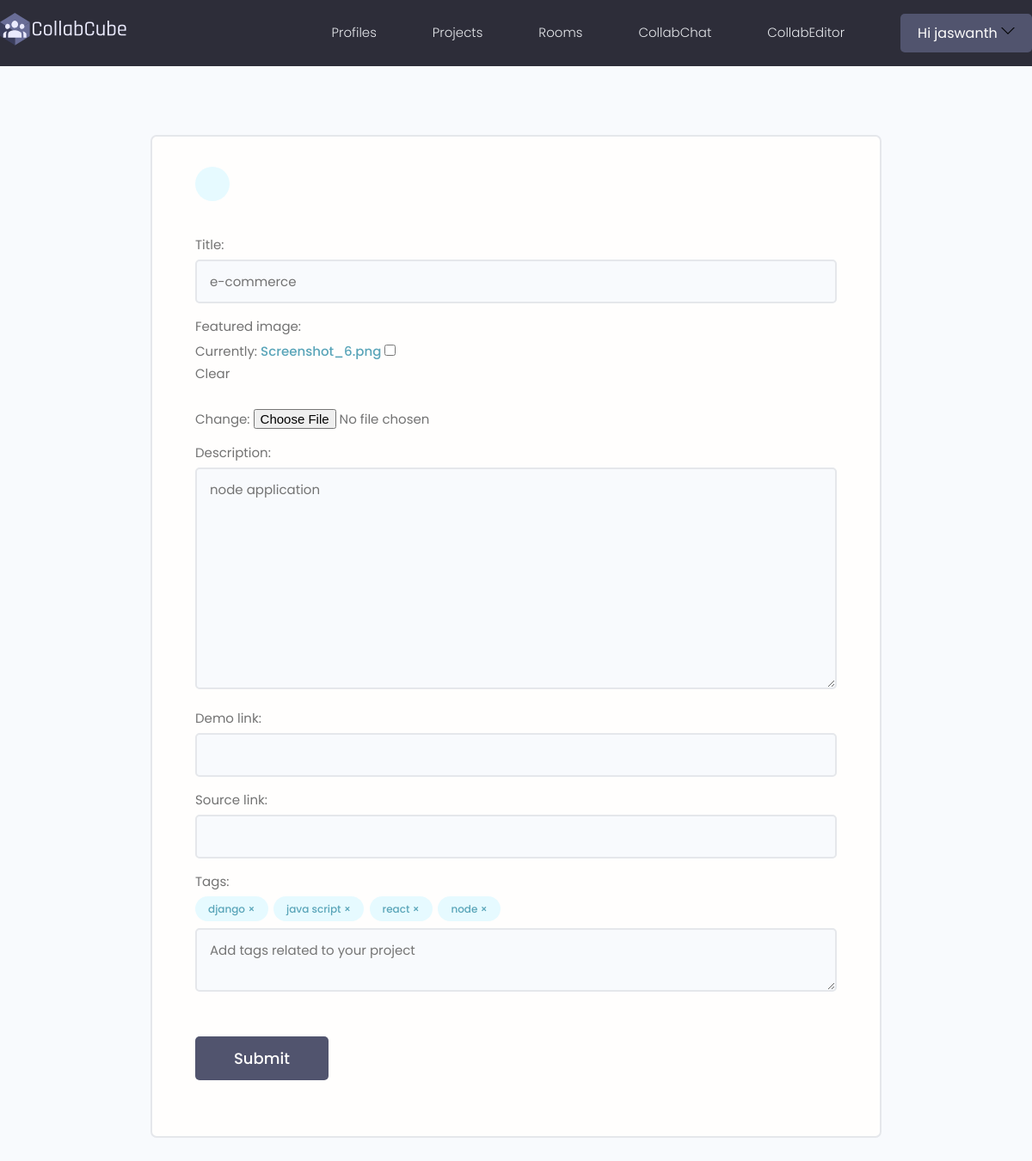
/projects/update-project/5d434fed-8dad-4e03-9180-46a8cab4b5dd/ (signed in), run on the app's committed database.
### projects/models.py (models this page shows, shortened)
class Project(models.Model):
    owner = models.ForeignKey(Profile, null = True, blank= True, on_delete= models.CASCADE)
    title = models.CharField(max_length=200)
    description = models.TextField(null=True, blank= True)
    featured_image = models.ImageField(null=True, blank= True, default="default.jpg")
    demo_link = models.CharField(max_length=2000,null=True, blank= True)
    source_link = models.CharField(max_length=2000,null=True, blank= True)
    tags = models.ManyToManyField('Tag',blank=True)
    vote_total = models.IntegerField(blank=True,null= True, default= 0)
    vote_ratio = models.IntegerField(blank=True,null= True, default= 0)
    created = models.DateTimeField(auto_now_add=True)
    id = models.UUIDField(default=uuid.uuid4, unique=True,editable=False, primary_key=True)
    class Meta:
        ordering = ['-vote_ratio','-vote_total']

class Tag(models.Model):
    name = models.CharField(max_length=200)
    created = models.DateTimeField(auto_now_add=True)
    id = models.UUIDField(default=uuid.uuid4, unique=True,editable=False, primary_key=True)

### projects/views.py (the view, shortened to what this page needs)
# urls.py: path('update-project/<str:pk>/',views.updateProject, name="update-project"),
@login_required(login_url = 'login')
def updateProject(request,pk):
    profile = request.user.profile
    project = profile.project_set.get(id=pk)
    form = ProjectForm(instance=project)
    context = {'form':form,'project':project}
    return render(request,"projects/project-form.html",context)

### projects/forms.py
class ProjectForm(ModelForm):
    class Meta:
        model = Project
        fields = ['title','featured_image','description','demo_link','source_link',]
        widgets = {
            'tags': forms.CheckboxSelectMultiple(),
        }
    def __init__(self, *args,**kwargs):
        super(ProjectForm, self).__init__(*args, **kwargs)
        for name, field in self.fields.items():
            field.widget.attrs.update({'class':'input'})

### projects/templates/projects/project-form.html (shortened to what this page needs)
{% extends 'main.html' %}
{%block content%}
<main class="formPage my-xl">
    <div class="content-box">
        <div class="formWrapper">
            <a class="backButton" href="{% url 'account'%}"></a>
            <br>
            <form class="form" method="POST" enctype="multipart/form-data">
                {% for field in form %}
                <div class="form__field">
                    <label for="formInput#text">{{field.label}}: </label>
                    {{field}}
                </div>
                {%endfor%}
                <div class="form__field">
                    <label for="formInput#text">Tags: </label>
                    {%for tag in project.tags.all %}
                        <div class="project-tag tag tag--pill tag--main">{{tag.name}} &#215;</div>
                    {%endfor%}
                    <textarea class="input" name="newtags" placeholder="Add tags related to your project"></textarea>
                </div>
                <input class="btn btn--sub btn--lg  my-md" type="submit" value="Submit" />
            </form>
        </div>
    </div>
</main>
{%endblock%}

### templates/navbar.html (shortened to what this page needs)
{%load static%}
<header class="header">
    <div class="container container--narrow">
      <a href="{% url 'profiles' %}" class="header__logo">
        <img src="{% static 'images/logo.svg' %}" alt="CollabCube Logo" />
      </a>
      <nav class="header__nav">
        <ul class="header__menu">
          {% if request.user.is_authenticated %}
          <li class="header__menuItem"><a href="{% url 'profiles' %}">Profiles</a></li>
          <li class="header__menuItem"><a href="{% url 'projects' %}">Projects</a></li>
          <li class="header__menuItem"><a href="{% url 'rooms' %}">Rooms</a></li>
          <li class="header__menuItem"><a href="{% url 'lobby' %}">CollabChat</a></li>
          <li class="header__menuItem"><a target="_blank" href="https://collabeditorr.herokuapp.com/" >CollabEditor</a></li>
          <li class="btn btn--sub">
            <div class="header__user1">
              <button class="dropdown-button1 " >Hi {{request.user.username}}
                <svg version="1.1" xmlns="http://www.w3.org/2000/svg" width="16" height="16" viewBox="0 0 32 32" >
                  <path d="M16 21l-13-13h-3l16 16 16-16h-3l-13 13z"></path>
                </svg>
              </button>
            </div>
          </li>
          {% endif%}
        </ul>
      </nav>
    </div>
  </header>

### static/styles/app.css (style rules this page uses)
:root { --color-sub: #2d2d39; }
.btn--sub { background-color: var(--color-sub-light); }
img { width: 100%; }
.content-box { width: 95%; max-width: 85rem; margin: 0 auto; }
.header { position: sticky; z-index: 111; background-color: var(--color-sub); padding: 1.5rem 0; }
.header > .container { display: flex; justify-content: space-between; align-items: center; width: 100%; }
.header__logo > img { height: 3.8rem; }
.header__nav > ul { display: inline-flex; align-items: center; list-style: none; gap: 6.5rem; }
.header__menuItem > a { color: var(--color-light); font-weight: 300; }
.backButton { background: var(--color-main-light); color: var(--color-main); width: 4rem; height: 4rem; display: flex; align-items: center; justify-content: center; border-radius: 50%; }
.formPage .formWrapper { list-style: none; background: var(--color-white); padding: 3.5rem 5rem; border: 2px solid var(--color-light); border-radius: 0.7rem; }
:root { --color-main1: #71c6dd; --color-main-light1: #e1f6fb; --color-dark1: #3f4156; --color-dark-medium1: #51546e; --color-dark-light1: #696d97; --color-light1: #e5e5e5; --color-gray1: #8b8b8b; --color-light-gray1: #b2bdbd; --color-bg1: #2d2d39; --color-success1: #5dd693; --color-error1: #fc4b0b; }
.header__logo1, .header__user1 { display: flex; gap: 2rem; align-items: center; }
.dropdown-button1 { background: transparent; border: 0; outline: 0; cursor: pointer; }

### static/uikit/styles/modules/_variables.css (style rules this page uses)
:root { --color-main: #5aa5b9; --color-main-light: #e6faff; --color-sub: #3f4156; --color-sub-light: #51546e; --color-sub-lighter: #ededfd; --color-text: #737373; --color-gray: #8b8b8b; --color-light: #e5e7eb; --color-light-gray: #767676; --color-bg: #f8fafd; --color-white: #fffefd; --color-white-light: #f3f3f3; --color-success: #359e64; --color-success-bg: #def8e8; --color-error: #fc4b0b; --color-error-bg: #fff2ee; --font-base: 'Poppins', arial, helvetica, 'Segoe UI', roboto, ubuntu, sans-serif; --font-monospace: 'Fira Code', 'Courier New', courier, monospace; --font-regular: 300; --font-medium: 500; --font-bold: 700; --generic-shadow: 1px 1px 5px #00000010; --generic-transition: all 0.3s ease-in-out; }

### static/uikit/styles/modules/_base.css (style rules this page uses)
* { margin: 0; padding: 0; box-sizing: border-box; text-rendering: optimizeLegibility; color: inherit; font-size: inherit; }
html { font-size: 50%; }
@media only screen and (min-width: 480px) { html { font-size: 56.25%; } }
@media only screen and (min-width: 1200px) { html { font-size: 62.5%; } }
body { line-height: 1.6; font-weight: 400; font-size: 1.5rem; color: var(--color-text); background-color: var(--color-bg); min-height: 100vh; }

### static/uikit/styles/modules/_typography.css (style rules this page uses)
* { font-family: var(--font-base); }
a { padding-bottom: 2px; text-decoration: none; display: inline-block; color: var(--color-main); font-weight: var(--font-medium); }

### static/uikit/styles/modules/_utilities.css (style rules this page uses)
.container { width: 92%; max-width: 165rem; margin: 0 auto; box-sizing: border-box; }
.container--narrow { width: 92%; max-width: 120rem; }
@media screen and (min-width: 1000px) { .container { width: 90%; } }
@media screen and (min-width: 1000px) { .container--narrow { width: 85%; } }
@media screen and (min-width: 1200px) { .container { width: 80%; } }
@media screen and (min-width: 1200px) { .container--narrow { width: 72%; } }
.my-md { margin: 3rem auto; }
.my-xl { margin: 8rem auto; }

### static/uikit/styles/modules/_button.css (style rules this page uses)
.btn { display: inline-block; position: relative; cursor: pointer; background-color: var(--color-light); font-weight: var(--font-medium); color: var(--color-sub); text-decoration: none; padding: 1rem 2rem; border-radius: 0.5rem; border: none; width: -webkit-fit-content; width: -moz-fit-content; width: fit-content; height: -webkit-fit-content; height: -moz-fit-content; height: fit-content; font-size: 1.6rem; outline-width: 0; outline-color: transparent; -webkit-backface-visibility: hidden; backface-visibility: hidden; transition: all 0.3s ease-in-out; }
.btn--sub { background-color: var(--color-sub); color: var(--color-white); }
.btn--lg { font-size: 1.8rem; padding: 1.2rem 4.5rem; }

### static/uikit/styles/modules/_form.css (style rules this page uses)
.form { display: block; }
.form__field { margin-top: 1.5rem; margin-bottom: 1.5rem; }
.form__label, .form__field > label { display: block; margin-bottom: 0.5rem; color: var(--color-text); }
input.input[type='text'], input.input[type='email'], input.input[type='password'], input.input[type='number'], select.input, textarea.input { min-width: 24rem; width: 100%; padding: 1.2rem 1.5rem; border-radius: 0.5rem; border: 2px solid var(--color-light); transition: all 0.3s ease-in-out; background-color: var(--color-bg); }

### data on the page
Project: form "e-commerce" "node application"
Tag: name "django"
Tag: name "java script"
Tag: name "react"
Tag: name "node"

### other printed values
{{ request.user.username }} "jaswanth"
{{ field.label }} "Title" "Featured image" "Description" "Demo link" "Source link"
